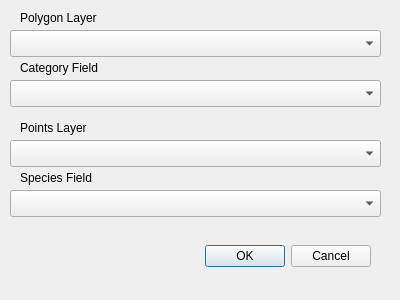
<?xml version="1.0" encoding="UTF-8"?>
<ui version="4.0">
 <class>DiversityCalcDialogBase</class>
 <widget class="QDialog" name="DiversityCalcDialogBase">
  <property name="geometry">
   <rect>
    <x>0</x>
    <y>0</y>
    <width>400</width>
    <height>300</height>
   </rect>
  </property>
  <property name="windowTitle">
   <string>Diversity Calculator</string>
  </property>
  <widget class="QDialogButtonBox" name="button_box">
   <property name="geometry">
    <rect>
     <x>30</x>
     <y>240</y>
     <width>341</width>
     <height>32</height>
    </rect>
   </property>
   <property name="orientation">
    <enum>Qt::Horizontal</enum>
   </property>
   <property name="standardButtons">
    <set>QDialogButtonBox::Cancel|QDialogButtonBox::Ok</set>
   </property>
  </widget>
  <widget class="QLabel" name="label">
   <property name="geometry">
    <rect>
     <x>20</x>
     <y>10</y>
     <width>81</width>
     <height>16</height>
    </rect>
   </property>
   <property name="text">
    <string>Polygon Layer</string>
   </property>
  </widget>
  <widget class="QgsMapLayerComboBox" name="mcbPoly">
   <property name="geometry">
    <rect>
     <x>10</x>
     <y>30</y>
     <width>371</width>
     <height>27</height>
    </rect>
   </property>
  </widget>
  <widget class="QLabel" name="label_2">
   <property name="geometry">
    <rect>
     <x>20</x>
     <y>60</y>
     <width>81</width>
     <height>16</height>
    </rect>
   </property>
   <property name="text">
    <string>Category Field</string>
   </property>
  </widget>
  <widget class="QgsFieldComboBox" name="fcbCategory">
   <property name="geometry">
    <rect>
     <x>10</x>
     <y>80</y>
     <width>371</width>
     <height>27</height>
    </rect>
   </property>
  </widget>
  <widget class="QgsMapLayerComboBox" name="mcbPoint">
   <property name="geometry">
    <rect>
     <x>10</x>
     <y>140</y>
     <width>371</width>
     <height>27</height>
    </rect>
   </property>
  </widget>
  <widget class="QLabel" name="label_3">
   <property name="geometry">
    <rect>
     <x>20</x>
     <y>120</y>
     <width>81</width>
     <height>16</height>
    </rect>
   </property>
   <property name="text">
    <string>Points Layer</string>
   </property>
  </widget>
  <widget class="QgsFieldComboBox" name="fcbSpecies">
   <property name="geometry">
    <rect>
     <x>10</x>
     <y>190</y>
     <width>371</width>
     <height>27</height>
    </rect>
   </property>
  </widget>
  <widget class="QLabel" name="label_4">
   <property name="geometry">
    <rect>
     <x>20</x>
     <y>170</y>
     <width>81</width>
     <height>16</height>
    </rect>
   </property>
   <property name="text">
    <string>Species Field</string>
   </property>
  </widget>
 </widget>
 <customwidgets>
  <customwidget>
   <class>QgsFieldComboBox</class>
   <extends>QComboBox</extends>
   <header>qgsfieldcombobox.h</header>
  </customwidget>
  <customwidget>
   <class>QgsMapLayerComboBox</class>
   <extends>QComboBox</extends>
   <header>qgsmaplayercombobox.h</header>
  </customwidget>
 </customwidgets>
 <resources/>
 <connections>
  <connection>
   <sender>button_box</sender>
   <signal>accepted()</signal>
   <receiver>DiversityCalcDialogBase</receiver>
   <slot>accept()</slot>
   <hints>
    <hint type="sourcelabel">
     <x>20</x>
     <y>20</y>
    </hint>
    <hint type="destinationlabel">
     <x>20</x>
     <y>20</y>
    </hint>
   </hints>
  </connection>
  <connection>
   <sender>button_box</sender>
   <signal>rejected()</signal>
   <receiver>DiversityCalcDialogBase</receiver>
   <slot>reject()</slot>
   <hints>
    <hint type="sourcelabel">
     <x>20</x>
     <y>20</y>
    </hint>
    <hint type="destinationlabel">
     <x>20</x>
     <y>20</y>
    </hint>
   </hints>
  </connection>
  <connection>
   <sender>mcbPoly</sender>
   <signal>layerChanged(QgsMapLayer*)</signal>
   <receiver>fcbCategory</receiver>
   <slot>setLayer(QgsMapLayer*)</slot>
   <hints>
    <hint type="sourcelabel">
     <x>195</x>
     <y>43</y>
    </hint>
    <hint type="destinationlabel">
     <x>195</x>
     <y>93</y>
    </hint>
   </hints>
  </connection>
  <connection>
   <sender>mcbPoint</sender>
   <signal>layerChanged(QgsMapLayer*)</signal>
   <receiver>fcbSpecies</receiver>
   <slot>setLayer(QgsMapLayer*)</slot>
   <hints>
    <hint type="sourcelabel">
     <x>195</x>
     <y>153</y>
    </hint>
    <hint type="destinationlabel">
     <x>195</x>
     <y>203</y>
    </hint>
   </hints>
  </connection>
 </connections>
</ui>
